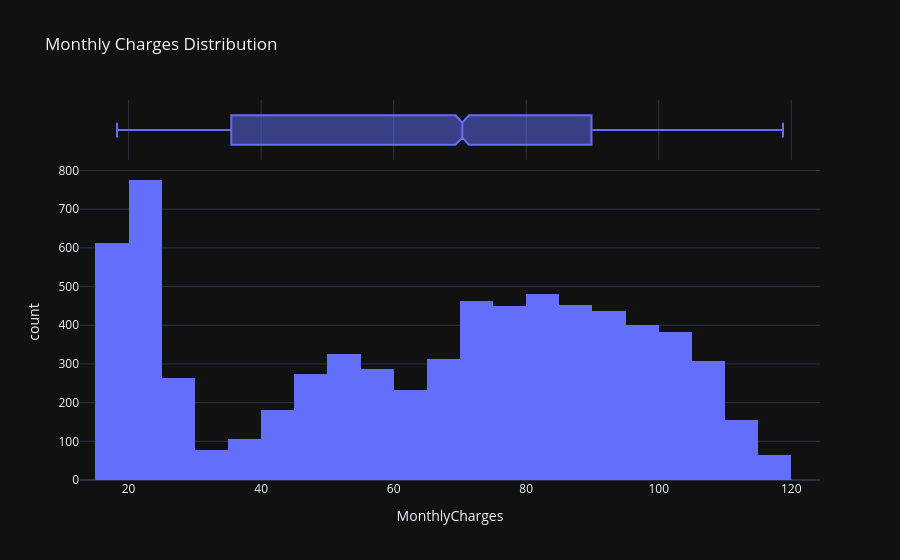

Notebook source saved alongside this figure:
### Code cell
# Monthly Charges Distribution
fig=px.histogram(df,
                 x='MonthlyCharges',
                 nbins=30,
                 marginal='box',
                 title='Monthly Charges Distribution')
fig.show()

### Figure 1 — Plotly figure (JSON) as saved in the notebook; plotly's stock layout.template omitted (floating-point values rounded to 4 significant figures; data arrays with more than 128 entries replaced by an {"elided": "..."} marker saying what was removed)
{"data": [{"bingroup": "x", "hovertemplate": "MonthlyCharges=%{x}<br>count=%{y}<extra></extra>", "legendgroup": "", "marker": {"color": "#636efa", "pattern": {"shape": ""}}, "name": "", "nbinsx": 30, "orientation": "v", "showlegend": false, "type": "histogram", "x": {"elided": "7043 float values"}, "xaxis": "x", "yaxis": "y"}, {"hovertemplate": "MonthlyCharges=%{x}<extra></extra>", "legendgroup": "", "marker": {"color": "#636efa"}, "name": "", "notched": true, "showlegend": false, "type": "box", "x": {"elided": "7043 float values"}, "xaxis": "x2", "yaxis": "y2"}], "layout": {"barmode": "relative", "legend": {"tracegroupgap": 0}, "title": {"text": "Monthly Charges Distribution"}, "xaxis": {"anchor": "y", "domain": [0, 1], "title": {"text": "MonthlyCharges"}}, "xaxis2": {"anchor": "y2", "domain": [0, 1], "matches": "x", "showgrid": true, "showticklabels": false}, "yaxis": {"anchor": "x", "domain": [0, 0.8316], "title": {"text": "count"}}, "yaxis2": {"anchor": "x2", "domain": [0.8416, 1], "matches": "y2", "showgrid": false, "showline": false, "showticklabels": false, "ticks": ""}}}
